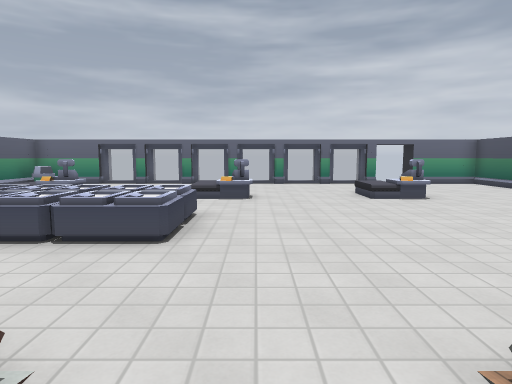
[1] (above)

16 first-person views from a walk through a 3-D level made in the Godot game engine. The camera is 1.3 m above the floor, tilts 6° down and sees 75° across. The floor is counted in squares, 1.12 m on a side. Each view is taken from the middle of a square. On the plan, view 1 faces up. The plan holds only what a view shows up to about 14 squares ahead; the rest is blank. Door leaves are left out where a doorway can be walked through. Some surface patterns are stand-ins.

[2]
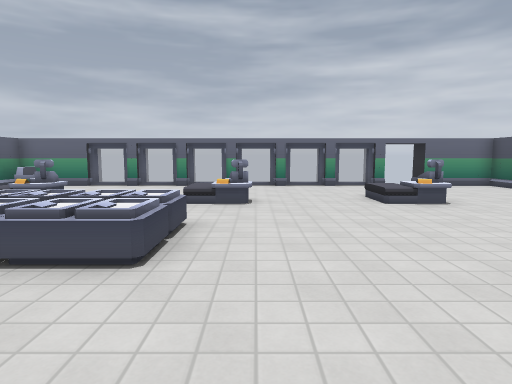

[3]
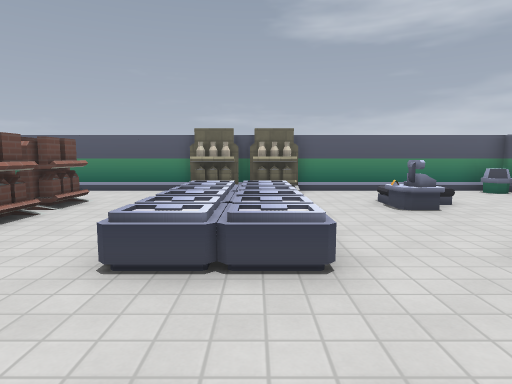

[4]
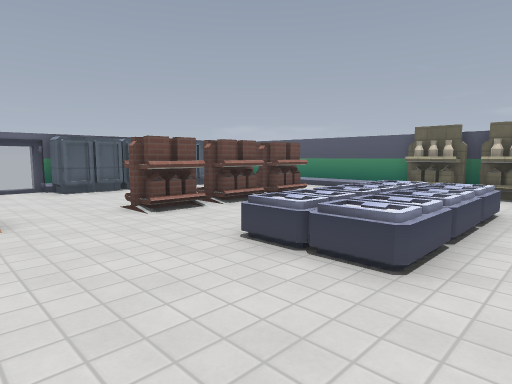

[5]
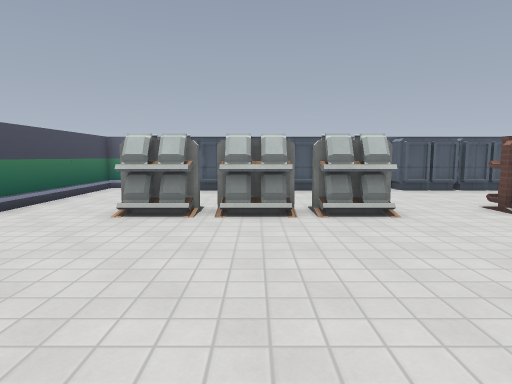

[6]
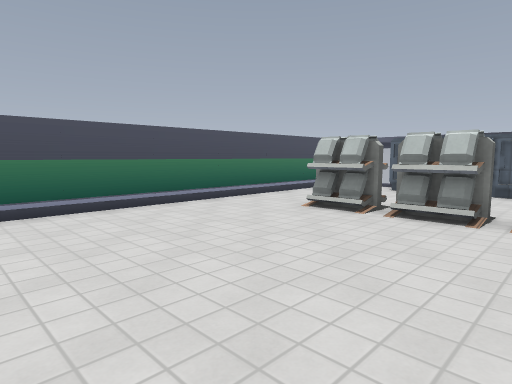

[7]
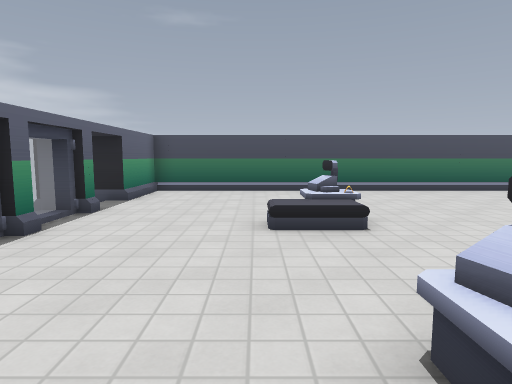

[8]
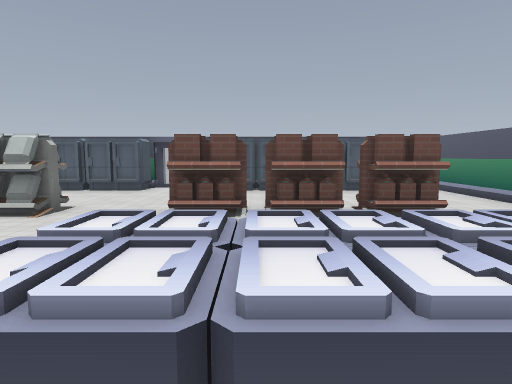

[9]
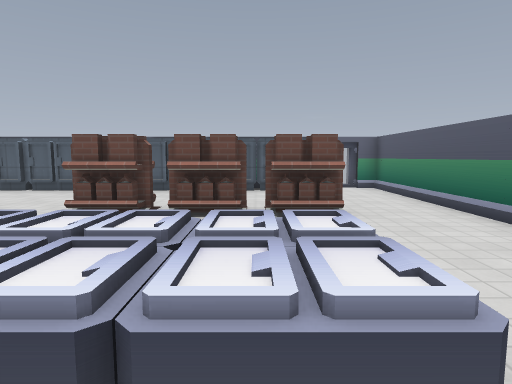

[10]
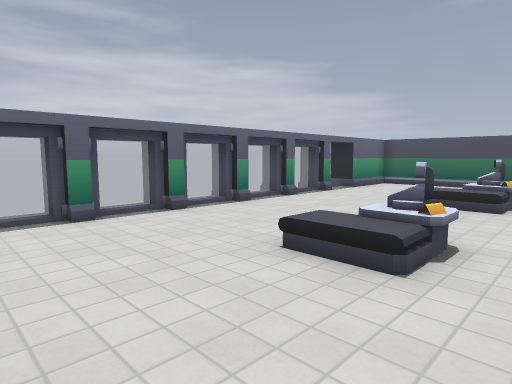

[11]
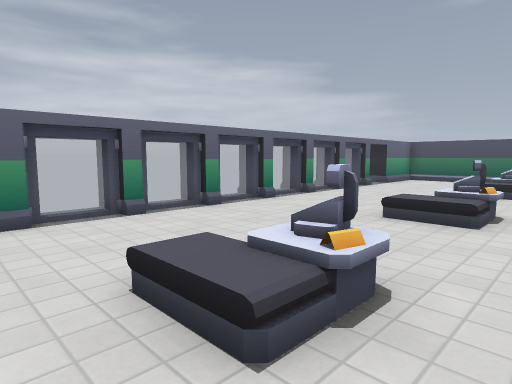

[12]
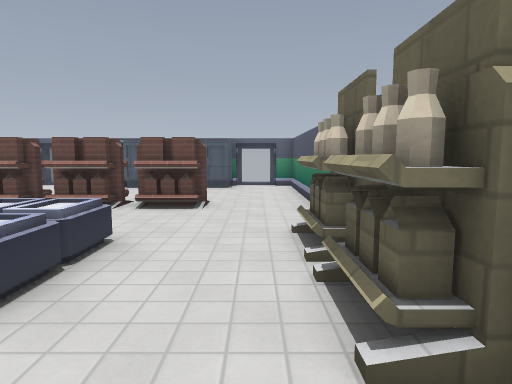

[13]
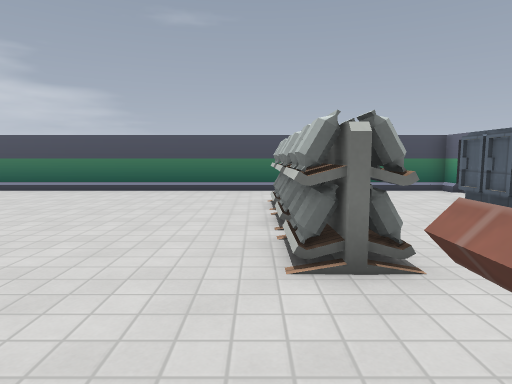

[14]
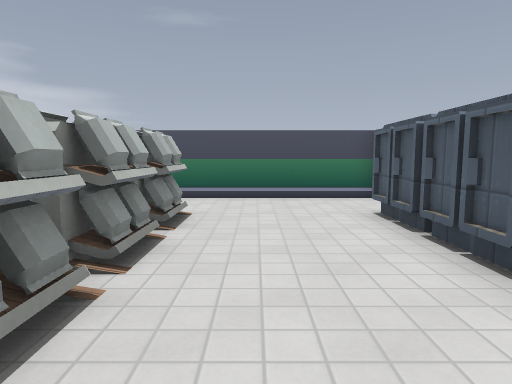

[15]
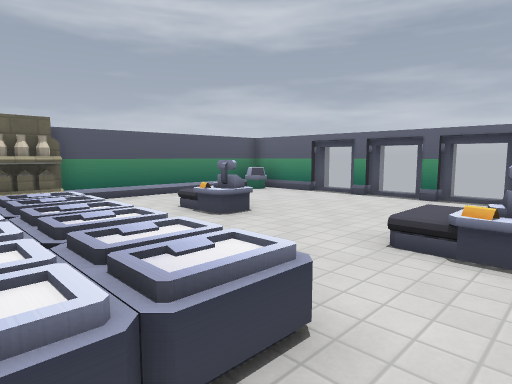

[16]
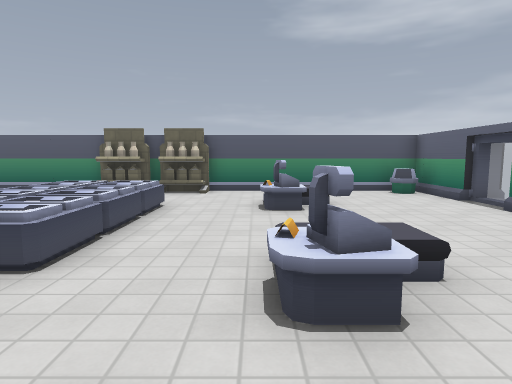

### Floor plan
Key: @ floor where view 1 was taken; # wall or solid block; . floor; D open door; ^ raised ledge; B bin; R cash register; T bottle; A bag; O other object.
Columns run from 10 left of view 1 to 10 right of it. Each row starts with its distance up from view 1.
 15 ###############DDD###
 14 #B..................#
 13 #...................#
 12 #...................#
 11 #...................#
 10 #...O....O.... .....#
  9 #....R....R....R....#
  8 #...................#
  7 #T...^^^^...........#
  6 #T..^^^^^^..........#
  5 #T..^^^^^^..........#
  4 #T..................#
  3 #...................#
  2 #...................#
  1 #...O###O...A###A...#
  0 #.........@.........#
 -1 #...................#
 -2 #...................#
 -3 #...................#
 -4 #..#######.#######..#
 -5 ####     ###       ##

Positions as (right, up) in squares from view 1, and headings:
1: (0, 0), facing up
2: (0, 1), facing up
3: (2, 6), facing left
4: (2, 8), facing down-left
5: (4, 8), facing down
6: (2, 8), facing down-right
7: (-2, 11), facing right
8: (-3, 8), facing down
9: (-5, 8), facing down
10: (-5, 8), facing up-right
11: (-8, 8), facing up-right
12: (-8, 9), facing down
13: (-2, 2), facing right
14: (0, -1), facing right
15: (0, 5), facing up-left
16: (2, 9), facing left
